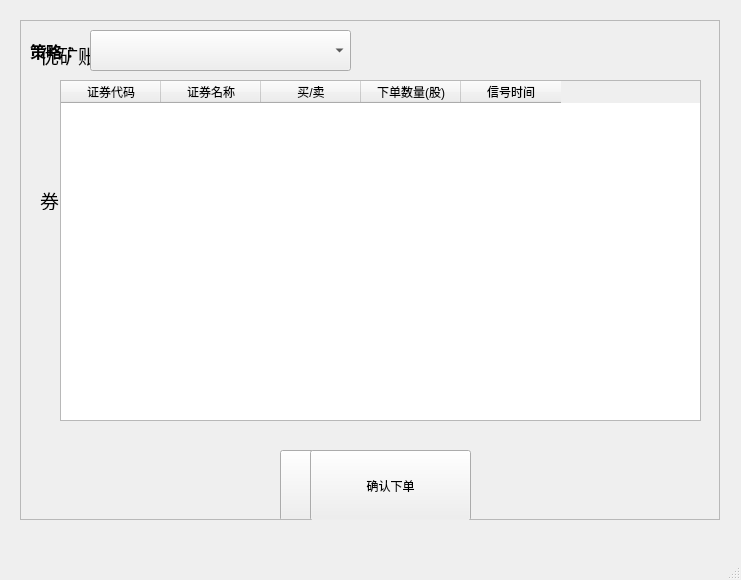
<?xml version="1.0" encoding="UTF-8"?>
<ui version="4.0">
 <class>MainWindow</class>
 <widget class="QMainWindow" name="MainWindow">
  <property name="geometry">
   <rect>
    <x>0</x>
    <y>0</y>
    <width>741</width>
    <height>580</height>
   </rect>
  </property>
  <property name="windowTitle">
   <string>UqerTrader</string>
  </property>
  <widget class="QWidget" name="centralwidget">
   <widget class="QFrame" name="login_frame">
    <property name="geometry">
     <rect>
      <x>20</x>
      <y>20</y>
      <width>700</width>
      <height>500</height>
     </rect>
    </property>
    <property name="frameShape">
     <enum>QFrame::StyledPanel</enum>
    </property>
    <property name="frameShadow">
     <enum>QFrame::Raised</enum>
    </property>
    <widget class="QLineEdit" name="broker_c_pwd_lineEdit">
     <property name="geometry">
      <rect>
       <x>228</x>
       <y>280</y>
       <width>221</width>
       <height>31</height>
      </rect>
     </property>
     <property name="echoMode">
      <enum>QLineEdit::Password</enum>
     </property>
    </widget>
    <widget class="QLabel" name="label_2">
     <property name="geometry">
      <rect>
       <x>150</x>
       <y>110</y>
       <width>72</width>
       <height>15</height>
      </rect>
     </property>
     <property name="text">
      <string>密码</string>
     </property>
    </widget>
    <widget class="QLabel" name="label_5">
     <property name="geometry">
      <rect>
       <x>150</x>
       <y>290</y>
       <width>72</width>
       <height>15</height>
      </rect>
     </property>
     <property name="text">
      <string>通讯密码</string>
     </property>
    </widget>
    <widget class="QLineEdit" name="uqer_pwd_lineEdit">
     <property name="geometry">
      <rect>
       <x>218</x>
       <y>100</y>
       <width>231</width>
       <height>31</height>
      </rect>
     </property>
     <property name="echoMode">
      <enum>QLineEdit::Password</enum>
     </property>
    </widget>
    <widget class="QLineEdit" name="uqer_username_lineEdit">
     <property name="geometry">
      <rect>
       <x>220</x>
       <y>60</y>
       <width>231</width>
       <height>31</height>
      </rect>
     </property>
    </widget>
    <widget class="QLabel" name="label">
     <property name="geometry">
      <rect>
       <x>150</x>
       <y>70</y>
       <width>72</width>
       <height>15</height>
      </rect>
     </property>
     <property name="text">
      <string>用户名</string>
     </property>
    </widget>
    <widget class="QPushButton" name="pushButton">
     <property name="geometry">
      <rect>
       <x>260</x>
       <y>430</y>
       <width>161</width>
       <height>71</height>
      </rect>
     </property>
     <property name="text">
      <string>确认登陆</string>
     </property>
    </widget>
    <widget class="QLabel" name="label_3">
     <property name="geometry">
      <rect>
       <x>150</x>
       <y>210</y>
       <width>72</width>
       <height>15</height>
      </rect>
     </property>
     <property name="text">
      <string>资金账号</string>
     </property>
    </widget>
    <widget class="QLabel" name="label_4">
     <property name="geometry">
      <rect>
       <x>150</x>
       <y>250</y>
       <width>72</width>
       <height>15</height>
      </rect>
     </property>
     <property name="text">
      <string>交易密码</string>
     </property>
    </widget>
    <widget class="QLineEdit" name="broker_trade_pwd_lineEdit">
     <property name="geometry">
      <rect>
       <x>228</x>
       <y>240</y>
       <width>221</width>
       <height>31</height>
      </rect>
     </property>
     <property name="echoMode">
      <enum>QLineEdit::Password</enum>
     </property>
    </widget>
    <widget class="QLineEdit" name="broker_account_lineEdit">
     <property name="geometry">
      <rect>
       <x>228</x>
       <y>200</y>
       <width>221</width>
       <height>31</height>
      </rect>
     </property>
    </widget>
    <widget class="QLabel" name="label_7">
     <property name="geometry">
      <rect>
       <x>20</x>
       <y>170</y>
       <width>151</width>
       <height>20</height>
      </rect>
     </property>
     <property name="font">
      <font>
       <pointsize>14</pointsize>
      </font>
     </property>
     <property name="text">
      <string>券商账户信息</string>
     </property>
    </widget>
    <widget class="QLabel" name="label_6">
     <property name="geometry">
      <rect>
       <x>20</x>
       <y>20</y>
       <width>171</width>
       <height>31</height>
      </rect>
     </property>
     <property name="font">
      <font>
       <pointsize>14</pointsize>
      </font>
     </property>
     <property name="text">
      <string>优矿账户信息</string>
     </property>
     <property name="textFormat">
      <enum>Qt::PlainText</enum>
     </property>
    </widget>
    <widget class="QLabel" name="uqer_verify_label">
     <property name="geometry">
      <rect>
       <x>450</x>
       <y>100</y>
       <width>211</width>
       <height>31</height>
      </rect>
     </property>
     <property name="text">
      <string/>
     </property>
    </widget>
    <widget class="QLabel" name="broker_verify_label">
     <property name="geometry">
      <rect>
       <x>450</x>
       <y>280</y>
       <width>221</width>
       <height>31</height>
      </rect>
     </property>
     <property name="text">
      <string/>
     </property>
    </widget>
    <widget class="QCheckBox" name="checkBox">
     <property name="geometry">
      <rect>
       <x>110</x>
       <y>340</y>
       <width>121</width>
       <height>31</height>
      </rect>
     </property>
     <property name="text">
      <string>保存账户密码</string>
     </property>
    </widget>
    <zorder>label_2</zorder>
    <zorder>label_5</zorder>
    <zorder>uqer_pwd_lineEdit</zorder>
    <zorder>uqer_username_lineEdit</zorder>
    <zorder>label</zorder>
    <zorder>pushButton</zorder>
    <zorder>label_3</zorder>
    <zorder>label_4</zorder>
    <zorder>broker_trade_pwd_lineEdit</zorder>
    <zorder>broker_account_lineEdit</zorder>
    <zorder>label_7</zorder>
    <zorder>label_6</zorder>
    <zorder>uqer_verify_label</zorder>
    <zorder>broker_verify_label</zorder>
    <zorder>broker_c_pwd_lineEdit</zorder>
    <zorder>checkBox</zorder>
   </widget>
   <widget class="QFrame" name="table_frame">
    <property name="geometry">
     <rect>
      <x>20</x>
      <y>20</y>
      <width>700</width>
      <height>500</height>
     </rect>
    </property>
    <property name="frameShape">
     <enum>QFrame::StyledPanel</enum>
    </property>
    <property name="frameShadow">
     <enum>QFrame::Raised</enum>
    </property>
    <widget class="QTableWidget" name="tableWidget">
     <property name="geometry">
      <rect>
       <x>40</x>
       <y>60</y>
       <width>641</width>
       <height>341</height>
      </rect>
     </property>
     <property name="columnCount">
      <number>5</number>
     </property>
     <column>
      <property name="text">
       <string>证券代码</string>
      </property>
     </column>
     <column>
      <property name="text">
       <string>证券名称</string>
      </property>
     </column>
     <column>
      <property name="text">
       <string>买/卖</string>
      </property>
     </column>
     <column>
      <property name="text">
       <string>下单数量(股)</string>
      </property>
     </column>
     <column>
      <property name="text">
       <string>信号时间</string>
      </property>
     </column>
    </widget>
    <widget class="QPushButton" name="place_order_btn">
     <property name="geometry">
      <rect>
       <x>290</x>
       <y>430</y>
       <width>161</width>
       <height>71</height>
      </rect>
     </property>
     <property name="text">
      <string>确认下单</string>
     </property>
    </widget>
    <widget class="QComboBox" name="strategy_comboBox">
     <property name="geometry">
      <rect>
       <x>70</x>
       <y>10</y>
       <width>261</width>
       <height>41</height>
      </rect>
     </property>
    </widget>
    <widget class="QLabel" name="label_8">
     <property name="geometry">
      <rect>
       <x>10</x>
       <y>10</y>
       <width>72</width>
       <height>41</height>
      </rect>
     </property>
     <property name="font">
      <font>
       <pointsize>12</pointsize>
       <weight>75</weight>
       <bold>true</bold>
      </font>
     </property>
     <property name="text">
      <string>策略：</string>
     </property>
    </widget>
   </widget>
   <widget class="QWidget" name="widget" native="true">
    <property name="geometry">
     <rect>
      <x>70</x>
      <y>600</y>
      <width>120</width>
      <height>80</height>
     </rect>
    </property>
   </widget>
  </widget>
  <widget class="QMenuBar" name="menubar">
   <property name="geometry">
    <rect>
     <x>0</x>
     <y>0</y>
     <width>741</width>
     <height>26</height>
    </rect>
   </property>
  </widget>
  <widget class="QStatusBar" name="statusbar"/>
 </widget>
 <tabstops>
  <tabstop>uqer_username_lineEdit</tabstop>
  <tabstop>uqer_pwd_lineEdit</tabstop>
  <tabstop>broker_account_lineEdit</tabstop>
  <tabstop>broker_trade_pwd_lineEdit</tabstop>
  <tabstop>broker_c_pwd_lineEdit</tabstop>
  <tabstop>checkBox</tabstop>
  <tabstop>pushButton</tabstop>
  <tabstop>strategy_comboBox</tabstop>
  <tabstop>place_order_btn</tabstop>
  <tabstop>tableWidget</tabstop>
 </tabstops>
 <resources/>
 <connections/>
</ui>
